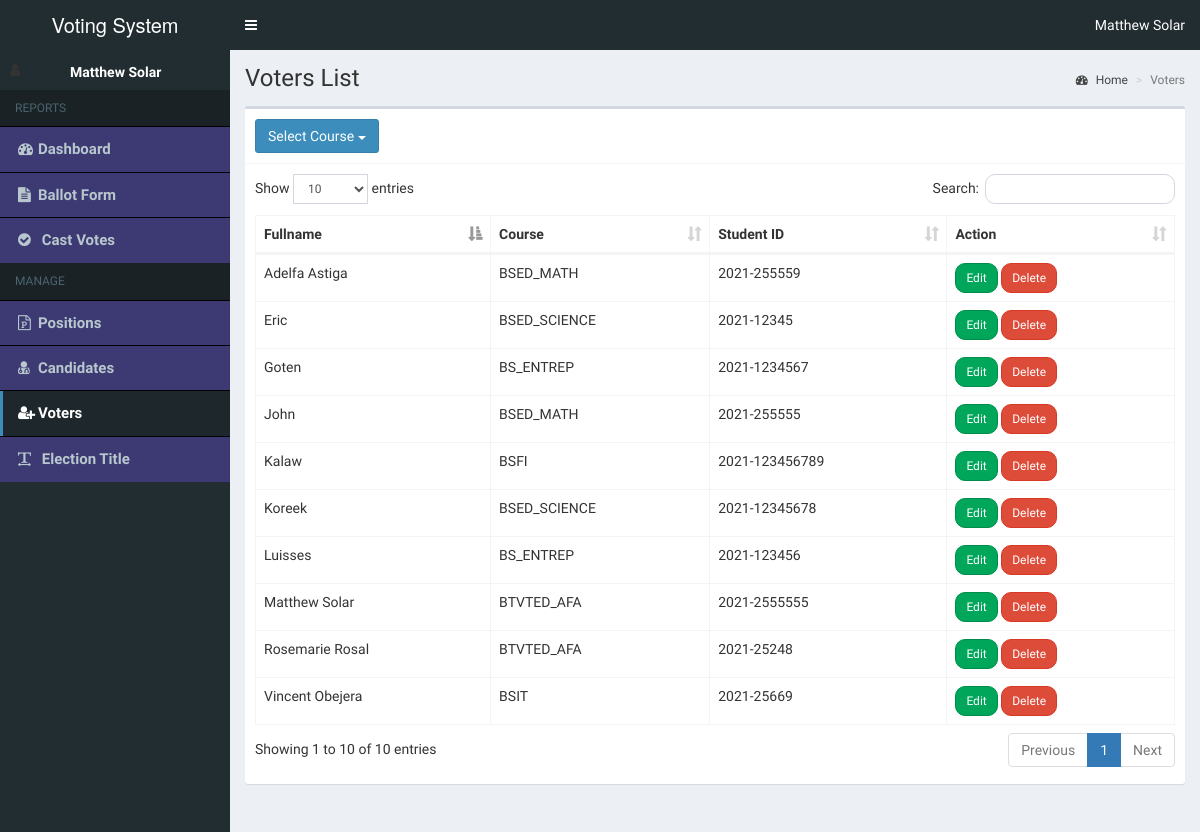
Screenshot of /admin/voters.php (signed in) with the database file from the repository.
### tables this page shows
CREATE TABLE `voters` (
  `id` int(11) NOT NULL,
  `password` varchar(60) NOT NULL,
  `fullname` varchar(100) NOT NULL,
  `course` enum('BTVTED_AFA','BSED_MATH','BSED_SCIENCE','BSIT','BS_ENTREP','BSFI') NOT NULL,
  `email` varchar(100) NOT NULL,
  `studentid` varchar(50) NOT NULL
);

### admin/includes/session.php (called while the page is built, shortened)
<?php
include 'includes/conn.php';
$sql = "SELECT * FROM admin WHERE id = '" . $_SESSION['admin'] . "'";
$query = $conn->query($sql);
$user = $query->fetch_assoc();

### admin/voters.php (the view, shortened to what this page needs)
<?php include 'includes/session.php'; ?>
<?php include 'includes/header.php'; ?>
<?php include 'includes/conn.php'; ?>
<body class="hold-transition skin-blue sidebar-mini">
  <div class="wrapper">
    <?php include 'includes/navbar.php'; ?>
    <?php include 'includes/menubar.php'; ?>
    <div class="content-wrapper">
      <section class="content-header">
        <h1>
          Voters List
        </h1>
        <ol class="breadcrumb">
          <li><a href="#"><i class="fa fa-dashboard"></i> Home</a></li>
          <li class="active">Voters</li>
        </ol>
      </section>
      <section class="content">
        <div class="row">
          <div class="col-xs-12">
            <div class="box">
              <div class="box-header with-border">
                <div id="courseFilters" class="btn-group">
                  <button type="button" class="btn btn-primary dropdown-toggle" data-toggle="dropdown" aria-haspopup="true" aria-expanded="false">
                    Select Course <span class="caret"></span>
                  </button>
                </div>
              </div>
              <div class="box-body">
                <table id="example1" class="table table-bordered">
                  <thead>
                    <th>Fullname</th>
                    <th>Course</th>
                    <th>Student ID</th>
                    <th>Action</th>
                  </thead>
                  <tbody id="voterTableBody">
                    <?php
                    $sql = "SELECT * FROM voters";
                    $query = $conn->query($sql);
                    while ($row = $query->fetch_assoc()) {
                      echo "
                                <tr class='student-row' data-course='" . $row['course'] . "'>
                                    <td>" . $row['fullname'] . "</td>
                                    <td>" . $row['course'] . "</td>
                                    <td>" . $row['studentid'] . "</td>
                                    <td>
                                        <button class='btn btn-success btn-sm edit btn-flat' data-id='" . $row['id'] . "'><i></i> Edit</button>
                                        <button class='btn btn-danger btn-sm delete btn-flat' data-id='" . $row['id'] . "'><i></i> Delete</button>
                                    </td>
                                </tr>
                            ";
                    }
                    ?>
                  </tbody>
                </table>
              </div>
            </div>
          </div>
        </div>
      </section>
    </div>
  </div>
</body>
</html>

### admin/includes/navbar.php (shortened to what this page needs)
<header class="main-header">
  <a href="#" class="logo">
    <span class="logo-lg">Voting System</span>
  </a>
  <nav class="navbar navbar-static-top">
    <a href="#" class="sidebar-toggle" data-toggle="push-menu" role="button">
    </a>
    <div class="navbar-custom-menu">
      <ul class="nav navbar-nav">
        <li class="dropdown user user-menu">
          <a href="#" class="dropdown-toggle" data-toggle="dropdown">
            <span><?php echo $user['firstname'] . ' ' . $user['lastname']; ?></span>
          </a>
        </li>
      </ul>
    </div>
  </nav>
</header>

### admin/includes/menubar.php (shortened to what this page needs)
<aside class="main-sidebar">
  <section class="sidebar">
    <div class="user-panel">
      <div class="pull-left image">
        <i class="fa fa-user" alt="User Image"></i>
      </div>
      <div class="pull-left info">
        <p><?php echo $user['firstname'] . ' ' . $user['lastname']; ?></p>
      </div>
    </div>
    <ul class="sidebar-menu" data-widget="tree">
      <li class="header">REPORTS</li>
      <li class="side-bar"><a href="home.php"><i class="fa fa-tachometer"></i><span>Dashboard</span></a></li>
      <li class="side-bar"><a href="ballot.php"><i class="fa fa-file-text"></i><span>Ballot Form</span></a></li>
      <li class="side-bar"><a href="votes.php"><i class="fa fa-check-circle"></i><span></span> <span>Cast Votes</span></a></li>
      <li class="header">MANAGE</li>
      <li class="side-bar"><a href="positions.php"><i class="fa fa-file-powerpoint-o"></i><span>Positions</span></a></li>
      <li class="side-bar"><a href="candidates.php"><i class="fa fa-user-md"></i><span>Candidates</span></a></li>
      <li class="side-bar"><a href="voters.php"><i class="fa fa-user-plus"></i><span>Voters</span></a></li>
      <li class="side-bar"><a href="#config" data-toggle="modal"><i class="fa fa-text-width"></i> <span>Election Title</span></a></li>
    </ul>
  </section>
</aside>

### admin/includes/menubar.php (style rules this page uses)
.side-bar { background-color: #3d3a73; font-size: 1.5rem; font-weight: bold; outline: 0.1px solid black; }
.header { font-size: 1.2rem; }

### rows the page displays
voters: fullname "Vincent Obejera", course "BSIT", studentid "2021-25669"
voters: fullname "Rosemarie Rosal", course "BTVTED_AFA", studentid "2021-25248"
voters: fullname "John", course "BSED_MATH", studentid "2021-255555"
voters: fullname "Adelfa Astiga", course "BSED_MATH", studentid "2021-255559"
voters: fullname "Matthew Solar", course "BTVTED_AFA", studentid "2021-2555555"
voters: fullname "Eric", course "BSED_SCIENCE", studentid "2021-12345"
voters: fullname "Luisses", course "BS_ENTREP", studentid "2021-123456"
voters: fullname "Goten", course "BS_ENTREP", studentid "2021-1234567"
voters: fullname "Koreek", course "BSED_SCIENCE", studentid "2021-12345678"
voters: fullname "Kalaw", course "BSFI", studentid "2021-123456789"

### other values shown
$user['firstname'] "Matthew"
$user['lastname'] "Solar"
